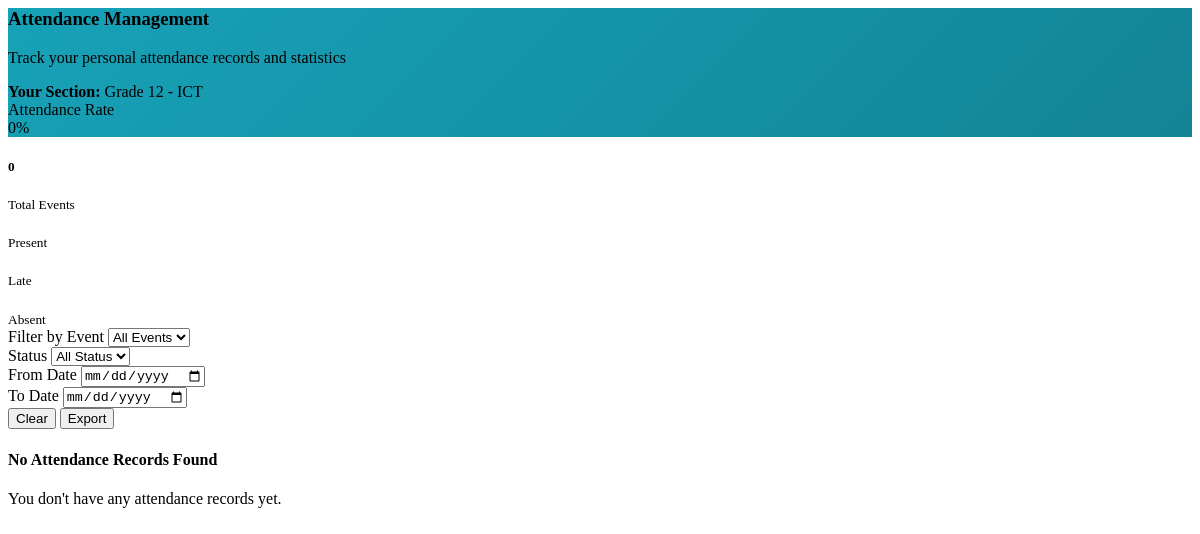
Before: /includes/student/attendance.php (signed in) with the older database file.
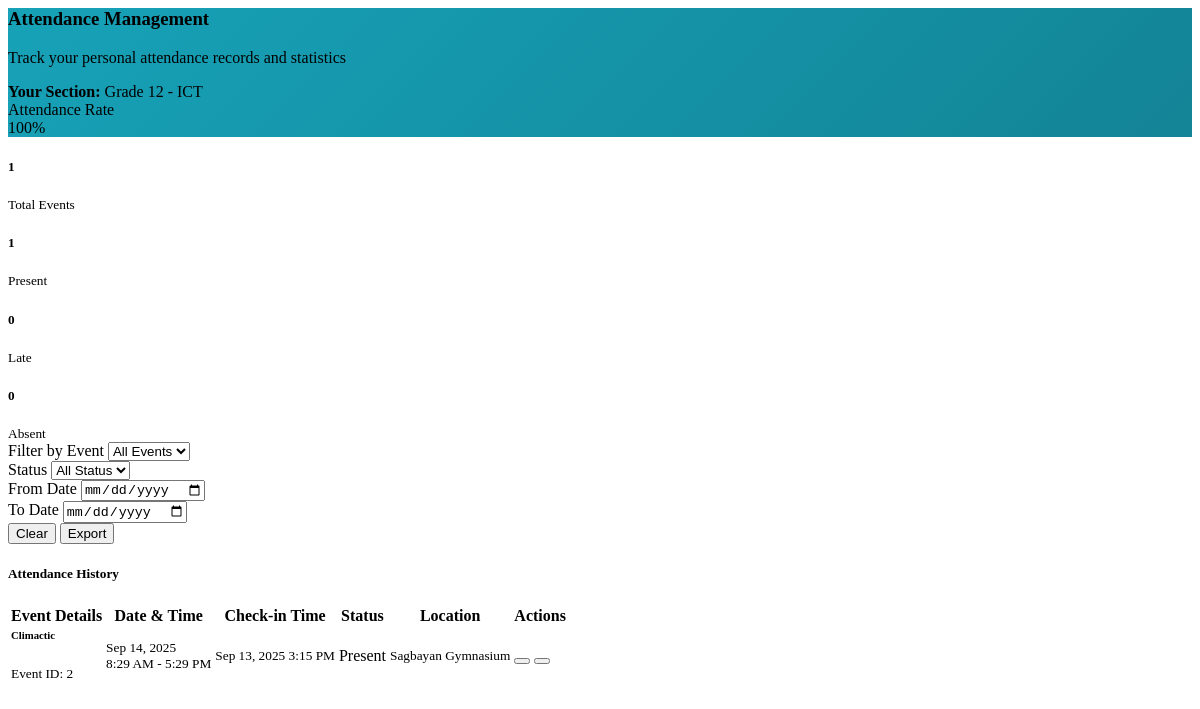
After: the same page with the newer database file.
### tables this page shows
CREATE TABLE `attendance` (
  `attendance_id` int(11) NOT NULL,
  `student_id` int(11) NOT NULL,
  `event_id` int(11) NOT NULL,
  `check_in_time` datetime NOT NULL,
  `check_out_time` datetime DEFAULT NULL,
  `remark` enum('Present','Late','Absent','Excused') NOT NULL,
  `penalty` int(11) NOT NULL DEFAULT 0
);

CREATE TABLE `events` (
  `event_id` int(11) NOT NULL,
  `title` varchar(255) NOT NULL,
  `event_description` text DEFAULT NULL,
  `event_date` date NOT NULL,
  `start_time` time NOT NULL,
  `end_time` time NOT NULL,
  `location` varchar(255) NOT NULL,
  `event_type` enum('Open','Exclusive') DEFAULT 'Open',
  `event_status` enum('Upcoming','Ongoing','Finished') NOT NULL DEFAULT 'Upcoming',
  `created_at` timestamp NOT NULL DEFAULT current_timestamp(),
  `created_by` int(11) NOT NULL,
  `creator_role` varchar(20) NOT NULL,
  `updated_by` int(11) DEFAULT NULL,
  `updated_at` timestamp NOT NULL DEFAULT current_timestamp() ON UPDATE current_timestamp(),
  `abs_penalty` int(11) NOT NULL DEFAULT 0,
  `approval_status` enum('Pending','Approved','Rejected') NOT NULL DEFAULT 'Pending'
);

### includes/student/attendance.php (the view, shortened to what the changed rows need)
<?php
$con = getDatabaseConnection();
$student_id = $_SESSION['user_id'];
$event_filter = $_GET['event'] ?? '';
$status_filter = $_GET['status'] ?? '';
$date_from = $_GET['date_from'] ?? '';
$date_to = $_GET['date_to'] ?? '';
$attendance_query = "SELECT a.*, e.title as event_title, e.event_date, e.start_time, e.end_time, e.location
                     FROM attendance a
                     JOIN events e ON a.event_id = e.event_id
                     WHERE a.student_id = ?";
$params = [$student_id];
$param_types = "i";
$attendance_query .= " ORDER BY e.event_date DESC, a.check_in_time DESC";
$stmt = $con->prepare($attendance_query);
$stmt->bind_param($param_types, ...$params);
$stmt->execute();
$attendance_records = $stmt->get_result()->fetch_all(MYSQLI_ASSOC);
$stats_query = "SELECT
                COUNT(*) as total_attendance,
                SUM(CASE WHEN remark = 'Present' THEN 1 ELSE 0 END) as present_count,
                SUM(CASE WHEN remark = 'Late' THEN 1 ELSE 0 END) as late_count,
                SUM(CASE WHEN remark = 'Absent' THEN 1 ELSE 0 END) as absent_count,
                SUM(CASE WHEN remark = 'Excused' THEN 1 ELSE 0 END) as excused_count
                FROM attendance
                WHERE student_id = ?";
$stmt = $con->prepare($stats_query);
$stmt->bind_param("i", $student_id);
$stmt->execute();
$stats = $stmt->get_result()->fetch_assoc();
$attendance_rate = $stats['total_attendance'] > 0 ?
    round((($stats['present_count'] + $stats['late_count']) / $stats['total_attendance']) * 100, 1) : 0;
?>
<div class="container-fluid px-3">
    <div class="row mb-4">
        <div class="col-12">
            <div class="card shadow-sm border-0" style="background: linear-gradient(135deg, #17a2b8 0%, #138496 100%);">
                <div class="card-body py-4">
                    <div class="row align-items-center">
                        <div class="col-md-4 text-md-right mt-3 mt-md-0">
                            <div class="bg-white rounded-lg p-3 shadow-sm d-inline-block">
                                <div class="text-center">
                                    <div class="text-muted small mb-1">Attendance Rate</div>
                                    <div class="h4 text-info mb-0 font-weight-bold"><?php echo $attendance_rate; ?>%</div>
                                </div>
                            </div>
                        </div>
                    </div>
                </div>
            </div>
        </div>
    </div>
    <div class="row mb-4">
        <div class="col-lg-3 col-md-6 mb-3">
            <div class="card shadow-sm border-0">
                <div class="card-body text-center">
                    <div class="d-flex align-items-center justify-content-center mb-2">
                        <div>
                            <h5 class="mb-0 text-primary"><?php echo $stats['total_attendance']; ?></h5>
                            <small class="text-muted">Total Events</small>
                        </div>
                    </div>
                </div>
            </div>
        </div>
        <div class="col-lg-3 col-md-6 mb-3">
            <div class="card shadow-sm border-0">
                <div class="card-body text-center">
                    <div class="d-flex align-items-center justify-content-center mb-2">
                        <div>
                            <h5 class="mb-0 text-success"><?php echo $stats['present_count']; ?></h5>
                            <small class="text-muted">Present</small>
                        </div>
                    </div>
                </div>
            </div>
        </div>
        <div class="col-lg-3 col-md-6 mb-3">
            <div class="card shadow-sm border-0">
                <div class="card-body text-center">
                    <div class="d-flex align-items-center justify-content-center mb-2">
                        <div>
                            <h5 class="mb-0 text-warning"><?php echo $stats['late_count']; ?></h5>
                            <small class="text-muted">Late</small>
                        </div>
                    </div>
                </div>
            </div>
        </div>
        <div class="col-lg-3 col-md-6 mb-3">
            <div class="card shadow-sm border-0">
                <div class="card-body text-center">
                    <div class="d-flex align-items-center justify-content-center mb-2">
                        <div>
                            <h5 class="mb-0 text-danger"><?php echo $stats['absent_count']; ?></h5>
                            <small class="text-muted">Absent</small>
                        </div>
                    </div>
                </div>
            </div>
        </div>
    </div>
    <div id="attendanceContainer">
        <?php if (empty($attendance_records)): ?>
            <div class="card shadow-sm">
                <div class="card-body text-center py-5">
                    <h4 class="mt-3 text-muted">No Attendance Records Found</h4>
                    <p class="text-muted">
                        <?php if ($event_filter || $status_filter || $date_from || $date_to): ?>
                            No attendance records match your current filters. Try adjusting your search criteria.
                        <?php else: ?>
                            You don't have any attendance records yet.
                        <?php endif; ?>
                    </p>
                </div>
            </div>
        <?php else: ?>
            <div class="card shadow-sm">
                <div class="card-header bg-info text-white">
                    <h5 class="mb-0">
                        Attendance History
                    </h5>
                </div>
                <div class="card-body p-0">
                    <div class="table-responsive">
                        <table class="table table-hover mb-0">
                            <thead class="thead-light">
                                <tr>
                                    <th class="border-0">Event Details</th>
                                    <th class="border-0">Date & Time</th>
                                    <th class="border-0">Check-in Time</th>
                                    <th class="border-0">Status</th>
                                    <th class="border-0">Location</th>
                                    <th class="border-0 text-center">Actions</th>
                                </tr>
                            </thead>
                            <tbody>
                                <?php foreach ($attendance_records as $record): ?>
                                    <tr class="border-bottom">
                                        <td class="align-middle">
                                            <div>
                                                <h6 class="mb-1 text-dark"><?php echo htmlspecialchars($record['event_title']); ?></h6>
                                                <small class="text-muted">Event ID: <?php echo $record['event_id']; ?></small>
                                            </div>
                                        </td>
                                        <td class="align-middle">
                                            <div>
                                                <div class="d-flex align-items-center mb-1">
                                                    <small class="text-dark"><?php echo date('M j, Y', strtotime($record['event_date'])); ?></small>
                                                </div>
                                                <div class="d-flex align-items-center">
                                                    <small class="text-muted"><?php echo date('g:i A', strtotime($record['start_time'])); ?> - <?php echo date('g:i A', strtotime($record['end_time'])); ?></small>
                                                </div>
                                            </div>
                                        </td>
                                        <td class="align-middle">
                                            <div class="d-flex align-items-center">
                                                <small class="text-muted">
                                                    <?php echo $record['check_in_time'] ? date('M j, Y g:i A', strtotime($record['check_in_time'])) : 'Not checked in'; ?>
                                                </small>
                                            </div>
                                        </td>
                                        <td class="align-middle">
                                            <?php
                                            $status_class = '';
                                            switch ($record['remark']) {
                                                case 'Present':
                                                    $status_class = 'badge-success';
                                                    break;
                                            }
                                            ?>
                                            <span class="badge <?php echo $status_class; ?>">
                                                <?php echo htmlspecialchars($record['remark']); ?>
                                            </span>
                                        </td>
                                        <td class="align-middle">
                                            <div class="d-flex align-items-center">
                                                <small class="text-muted"><?php echo htmlspecialchars($record['location']); ?></small>
                                            </div>
                                        </td>
                                        <td class="align-middle text-center">
                                            <div class="btn-group" role="group">
                                                <button type="button" class="btn btn-sm btn-outline-info" onclick="viewAttendanceDetails(<?php echo $record['attendance_id']; ?>)" title="View Details">
                                                </button>
                                                <button type="button" class="btn btn-sm btn-outline-secondary" onclick="printAttendanceRecord(<?php echo $record['attendance_id']; ?>)" title="Print Record">
                                                </button>
                                            </div>
                                        </td>
                                    </tr>
                                <?php endforeach; ?>
                            </tbody>
                        </table>
                    </div>
                </div>
            </div>
        <?php endif; ?>
    </div>
</div>
<link rel="stylesheet" href="/eam_system_v0.1.1/assets/css/student_attendance.css">

Changed rows visible on the page:
added attendance: event.title "Climactic", event "2", event.event_date "Sep 14, 2025", event.start_time "8:29 AM", event.end_time "5:29 PM", check_in_time "Sep 13, 2025 3:15 PM", remark "Present", event.location "Sagbayan Gymnasium"
Other visible differences:
$attendance_rate: "0" → "100"
$stats['total_attendance']: "0" → "1"
$stats['present_count']: (not shown) → "1"
$stats['late_count']: (not shown) → "0"
$stats['absent_count']: (not shown) → "0"
text no longer shown: "No Attendance Records Found You don't have any attendance records yet."
text now shown: "Attendance History Event Details Date & Time Check-in Time Status Location Actions"
